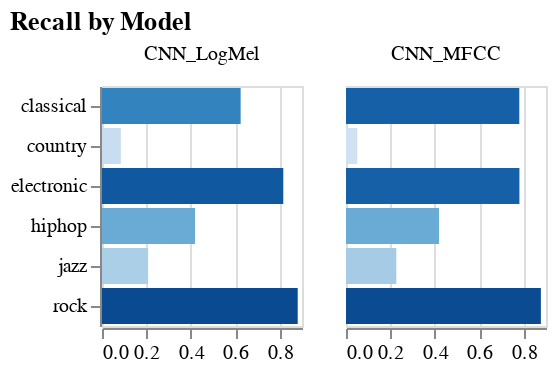

The cell this chart's notebook holds for it:
### Code cell
alt.Chart(comparison_dfs['recall']).mark_bar().encode(
        x=alt.X('amount:Q', title=None),
        y=alt.Y('type:N', title=None),
        color=alt.Color('amount:Q', legend=None),
        column=alt.Column('index',
                        title=None)).transform_fold(as_=['type', 'amount'],
                                                    fold=genres).properties(
                                                        width=100,
                                                        title=f'Recall by Model')

### Figure 1 — Vega specification as saved in the notebook (floating-point values rounded to 4 significant figures)
{"$schema": "https://vega.github.io/schema/vega/v5.json", "data": [{"name": "source_0", "values": [{"index": "CNN_MFCC", "classical": 0.7798, "country": 0.05085, "electronic": 0.7804, "hiphop": 0.4188, "jazz": 0.2264, "rock": 0.877, "accuracy": 0.7619, "macro avg": 0.5222, "weighted avg": 0.7619, "type": "classical", "amount": 0.7798, "amount_start": 0.0, "amount_end": 0.7798}, {"index": "CNN_MFCC", "classical": 0.7798, "country": 0.05085, "electronic": 0.7804, "hiphop": 0.4188, "jazz": 0.2264, "rock": 0.877, "accuracy": 0.7619, "macro avg": 0.5222, "weighted avg": 0.7619, "type": "country", "amount": 0.05085, "amount_start": 0.0, "amount_end": 0.05085}, {"index": "CNN_MFCC", "classical": 0.7798, "country": 0.05085, "electronic": 0.7804, "hiphop": 0.4188, "jazz": 0.2264, "rock": 0.877, "accuracy": 0.7619, "macro avg": 0.5222, "weighted avg": 0.7619, "type": "electronic", "amount": 0.7804, "amount_start": 0.0, "amount_end": 0.7804}, {"index": "CNN_MFCC", "classical": 0.7798, "country": 0.05085, "electronic": 0.7804, "hiphop": 0.4188, "jazz": 0.2264, "rock": 0.877, "accuracy": 0.7619, "macro avg": 0.5222, "weighted avg": 0.7619, "type": "hiphop", "amount": 0.4188, "amount_start": 0.0, "amount_end": 0.4188}, {"index": "CNN_MFCC", "classical": 0.7798, "country": 0.05085, "electronic": 0.7804, "hiphop": 0.4188, "jazz": 0.2264, "rock": 0.877, "accuracy": 0.7619, "macro avg": 0.5222, "weighted avg": 0.7619, "type": "jazz", "amount": 0.2264, "amount_start": 0.0, "amount_end": 0.2264}, {"index": "CNN_MFCC", "classical": 0.7798, "country": 0.05085, "electronic": 0.7804, "hiphop": 0.4188, "jazz": 0.2264, "rock": 0.877, "accuracy": 0.7619, "macro avg": 0.5222, "weighted avg": 0.7619, "type": "rock", "amount": 0.877, "amount_start": 0.0, "amount_end": 0.877}, {"index": "CNN_LogMel", "classical": 0.6239, "country": 0.08475, "electronic": 0.8158, "hiphop": 0.4188, "jazz": 0.2075, "rock": 0.8807, "accuracy": 0.7679, "macro avg": 0.5052, "weighted avg": 0.7679, "type": "classical", "amount": 0.6239, "amount_start": 0.0, "amount_end": 0.6239}, {"index": "CNN_LogMel", "classical": 0.6239, "country": 0.08475, "electronic": 0.8158, "hiphop": 0.4188, "jazz": 0.2075, "rock": 0.8807, "accuracy": 0.7679, "macro avg": 0.5052, "weighted avg": 0.7679, "type": "country", "amount": 0.08475, "amount_start": 0.0, "amount_end": 0.08475}, {"index": "CNN_LogMel", "classical": 0.6239, "country": 0.08475, "electronic": 0.8158, "hiphop": 0.4188, "jazz": 0.2075, "rock": 0.8807, "accuracy": 0.7679, "macro avg": 0.5052, "weighted avg": 0.7679, "type": "electronic", "amount": 0.8158, "amount_start": 0.0, "amount_end": 0.8158}, {"index": "CNN_LogMel", "classical": 0.6239, "country": 0.08475, "electronic": 0.8158, "hiphop": 0.4188, "jazz": 0.2075, "rock": 0.8807, "accuracy": 0.7679, "macro avg": 0.5052, "weighted avg": 0.7679, "type": "hiphop", "amount": 0.4188, "amount_start": 0.0, "amount_end": 0.4188}, {"index": "CNN_LogMel", "classical": 0.6239, "country": 0.08475, "electronic": 0.8158, "hiphop": 0.4188, "jazz": 0.2075, "rock": 0.8807, "accuracy": 0.7679, "macro avg": 0.5052, "weighted avg": 0.7679, "type": "jazz", "amount": 0.2075, "amount_start": 0.0, "amount_end": 0.2075}, {"index": "CNN_LogMel", "classical": 0.6239, "country": 0.08475, "electronic": 0.8158, "hiphop": 0.4188, "jazz": 0.2075, "rock": 0.8807, "accuracy": 0.7679, "macro avg": 0.5052, "weighted avg": 0.7679, "type": "rock", "amount": 0.8807, "amount_start": 0.0, "amount_end": 0.8807}]}, {"name": "column_domain", "values": [{"index": "CNN_MFCC", "count": 6}, {"index": "CNN_LogMel", "count": 6}]}, {"name": "source_0_y_domain_type", "values": [{"type": "classical"}, {"type": "country"}, {"type": "electronic"}, {"type": "hiphop"}, {"type": "jazz"}, {"type": "rock"}]}, {"name": "source_0_color_domain_amount", "values": [{"min": 0.05085, "max": 0.8807}]}], "signals": [{"name": "child_width", "value": 100}, {"name": "y_step", "value": 20}, {"name": "child_height", "update": "bandspace(domain('y').length, 0.1, 0.05) * y_step"}], "marks": [{"type": "group", "name": "row_header", "encode": {"update": {"height": {"signal": "child_height"}}}, "axes": [{"scale": "y", "orient": "left", "grid": false, "zindex": 0}], "role": "row-header"}, {"type": "group", "name": "column_header", "from": {"data": "column_domain"}, "sort": {"field": "datum[\"index\"]", "order": "ascending"}, "encode": {"update": {"width": {"signal": "child_width"}}}, "title": {"text": {"signal": "isValid(parent[\"index\"]) ? parent[\"index\"] : \"\"+parent[\"index\"]"}, "frame": "group", "style": "guide-label", "offset": 10}, "role": "column-header"}, {"type": "group", "name": "column_footer", "from": {"data": "column_domain"}, "sort": {"field": "datum[\"index\"]", "order": "ascending"}, "encode": {"update": {"width": {"signal": "child_width"}}}, "axes": [{"scale": "x", "zindex": 0, "orient": "bottom", "labelFlush": true, "labelOverlap": true, "grid": false, "tickCount": {"signal": "ceil(child_width/40)"}}], "role": "column-footer"}, {"type": "group", "name": "cell", "from": {"facet": {"data": "source_0", "name": "facet", "groupby": ["index"]}}, "sort": {"field": ["datum[\"index\"]"], "order": ["ascending"]}, "encode": {"update": {"height": {"signal": "child_height"}, "width": {"signal": "child_width"}}}, "marks": [{"type": "rect", "name": "child_marks", "from": {"data": "facet"}, "encode": {"update": {"fill": {"field": "amount", "scale": "color"}, "height": {"signal": "max(0.25, bandwidth('y'))"}, "x": {"field": "amount_end", "scale": "x"}, "x2": {"field": "amount_start", "scale": "x"}, "y": {"field": "type", "scale": "y"}}}, "style": ["bar"]}], "axes": [{"scale": "x", "domain": false, "zindex": 0, "orient": "bottom", "ticks": false, "minExtent": 0, "grid": true, "labels": false, "tickCount": {"signal": "ceil(child_width/40)"}, "gridScale": "y", "aria": false, "maxExtent": 0}], "style": "cell"}], "scales": [{"name": "x", "type": "linear", "domain": {"data": "source_0", "fields": ["amount_start", "amount_end"]}, "range": [0, {"signal": "child_width"}], "nice": true, "zero": true}, {"name": "y", "type": "band", "domain": {"data": "source_0_y_domain_type", "field": "type", "sort": true}, "range": {"step": {"signal": "y_step"}}, "paddingInner": 0.1, "paddingOuter": 0.05}, {"name": "color", "type": "linear", "domain": [{"signal": "(data(\"source_0_color_domain_amount\")[0] || {}).min"}, {"signal": "(data(\"source_0_color_domain_amount\")[0] || {}).max"}], "range": "ramp", "interpolate": "hcl", "zero": false}], "title": {"text": "Recall by Model", "anchor": "start"}, "padding": 5, "layout": {"padding": 20, "columns": {"signal": "length(data('column_domain'))"}, "bounds": "full", "align": "all"}, "background": "white"}
